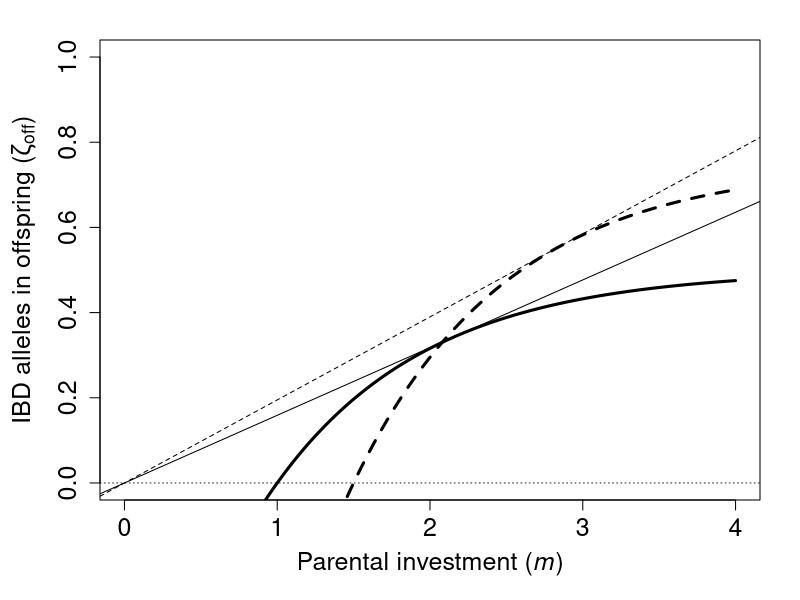
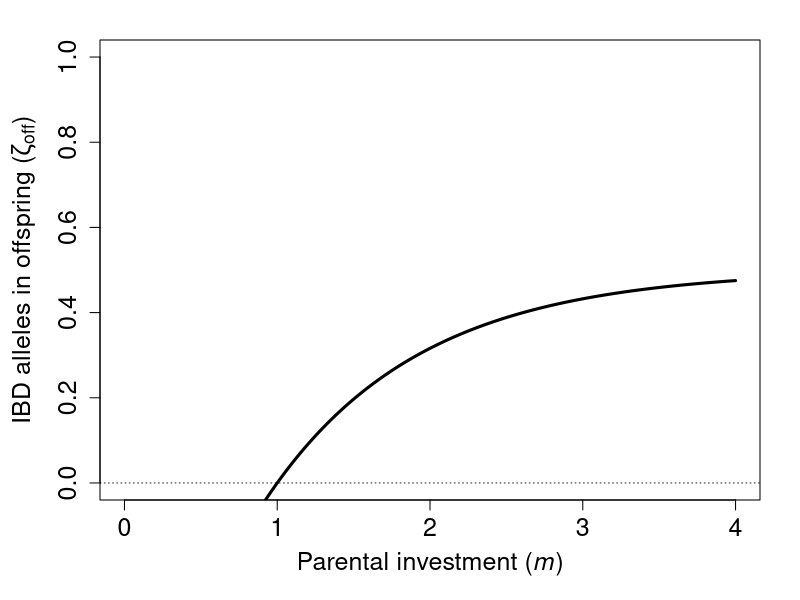
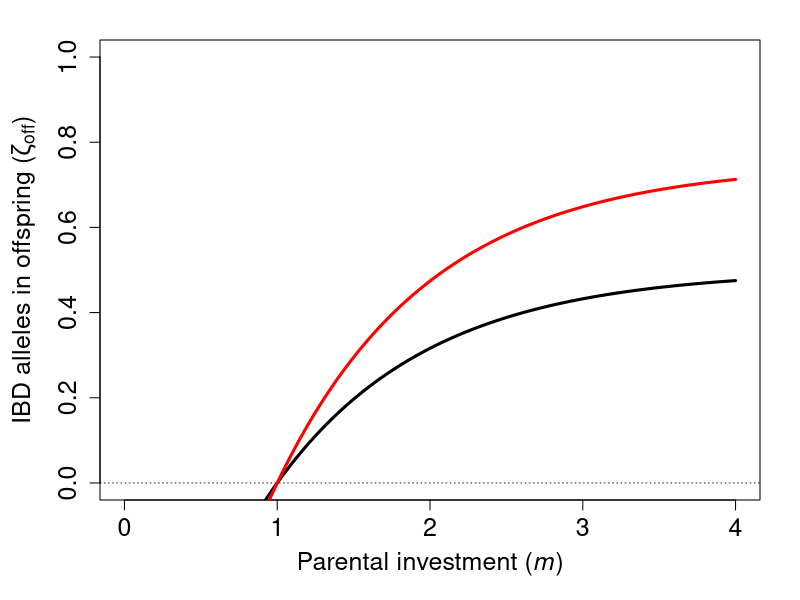
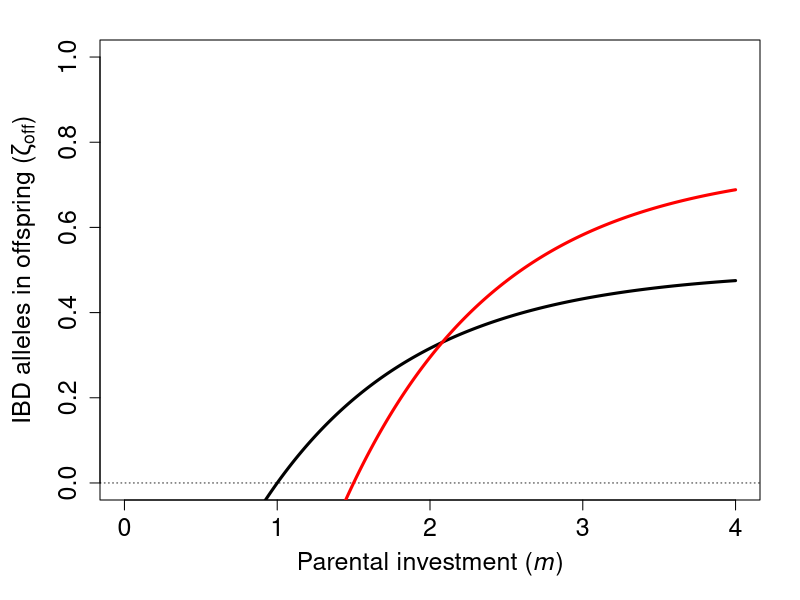
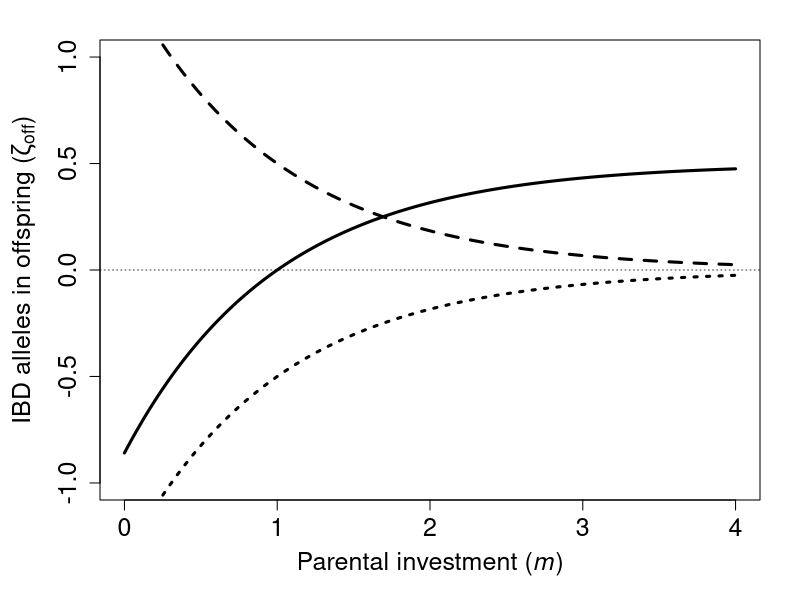
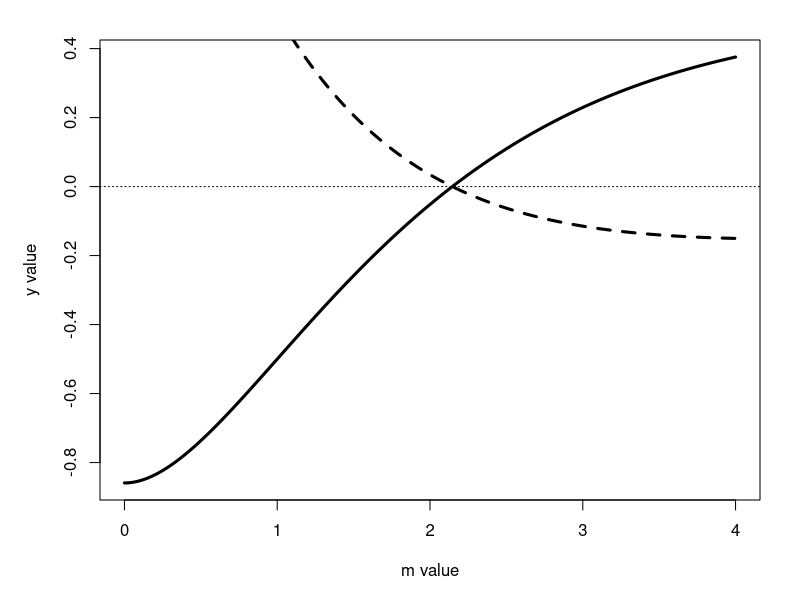
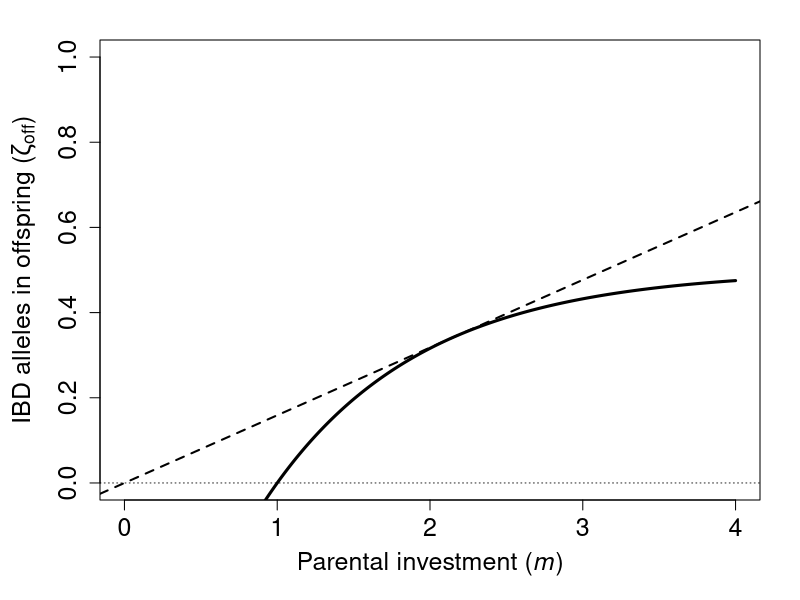
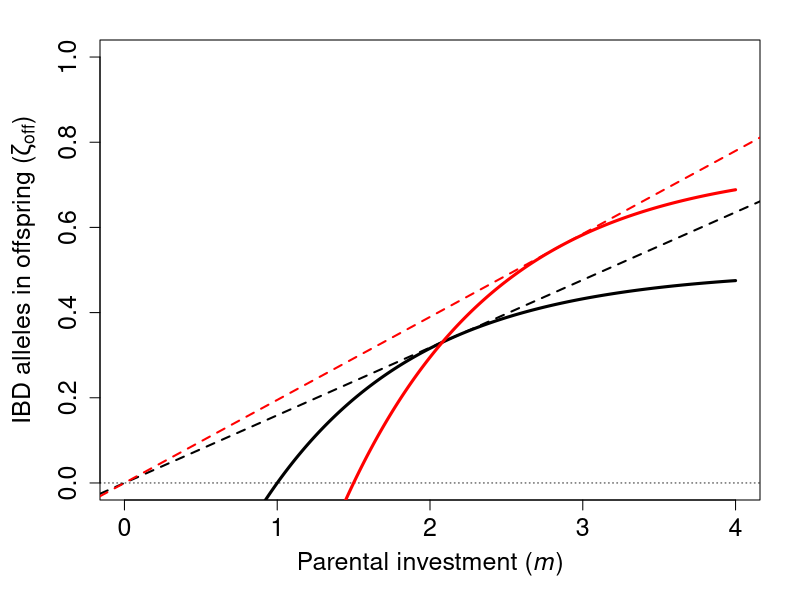

These charts were generated, in order, by the following R code:
## ---- chunk 1
# Below is a function of the general equation for plotting
OffATr <- function(r, m, mmin=1, Beta=1, c=1){
    return( (1/2)*(1+r) * (1 - exp(-c*(m - mmin - Beta*r)) ));
}
# Below is the same equation as an expression for maths
fm  <- expression(0.5*(1+r)*(1-exp(-c*(m-mmin-Beta*r))),'m');
# We can use the above to differentiate fm wrt `m`
fmd <- D(fm,'m'); # can print fmd to show solution
# Below is fmd for analysis and plotting
OffATrd <- function(r, m, mmin=1, Beta=1, c=1){
    return(  0.5 * (1 + r) * (exp(-c * (m - mmin - Beta * r)) * c)  );
    # Also can simplify: return(  (c/2)*(1+r)*exp(-c*(m-mmin-Beta*r))  );
} # We'll need the above to find m^{*} and \gamma^{*} 
# To find m^{*}, can use the function below
findm <- function(low.guess,high.guess,rval,mmin=1,Beta=1,c=1){
  fm  <- function(m,r=rval){ 
           OffATrd(r=rval, mmin=mmin, Beta=Beta, m=m, c=c)*(0-m) + 
             OffATr(r=rval, mmin=mmin, Beta=Beta, m=m, c=c);
         }
  lg  <- fm(m=low.guess, r=rval);
  hg  <- fm(m=high.guess,r=rval);
  if(lg > 0){
    u <- low.guess;
    l <- high.guess;
  }else{
    u <- high.guess;
    l <- low.guess;
  }
  if((fm(l) > 0 & fm(u) > 0) | (fm(l) < 0 & fm(u) < 0)){
    return("Value of m is outside the range");
  }else{
    check  <- 1;
    mguess <- 0.5 * (l+u);
    i      <- 0;
    while(abs(check) > 0.001 & i < 10000){
        check <- fm(r=rval, m=mguess);
        if(check > 0){
          u      <- mguess;
          mguess <- 0.5*(l+mguess); 
        }else{
          l      <- mguess;
          mguess <- 0.5*(u+mguess);
        }
        i <- i+1;
    }
    return(mguess);
  }
} # Running the below returns the estimate
# Below returns m^{*} for outbreeders and inbreeders, respectively
r00m <- findm(low.guess=0,high.guess=4,rval=0.0,mmin=1,Beta=1,c=1);
r05m <- findm(low.guess=0,high.guess=4,rval=0.5,mmin=1,Beta=1,c=1);
# Below finds the tangent slope, \gamma^{*}
r00g <- OffATr(r=0,   m=r00m, mmin=1, Beta=1, c=1) / r00m;
r05g <- OffATr(r=0.5, m=r05m, mmin=1, Beta=1, c=1) /r05m;
# The code below plots everything
PI <- seq(from=0,to=4,by=0.01);
Alleles_IBD_outbr <- OffATr(r=0.0, m=PI, mmin=1, Beta=1, c=1);
Alleles_IBD_inbr  <- OffATr(r=0.5, m=PI, mmin=1, Beta=1, c=1);
par(mar=c(5,5,2,2));
plot(PI,Alleles_IBD_outbr,type="l",lwd=3,ylim=c(0,1),
     xlab=expression(paste("Parental investment (",italic(m),")")),
     ylab=expression(paste("IBD alleles in offspring (",zeta[off],")")),
     cex.lab=1.5,cex.axis=1.5);
abline(h=0,lty="dotted",lwd=0.8);
points(PI,Alleles_IBD_inbr,type="l",lwd=3,lty="dashed");
abline(a=0,b=r00g,lty="solid", lwd=1); # Tangent line r = 0
abline(a=0,b=r05g,lty="dashed",lwd=1); # Tangent line r = 0.5
#abline(v=r00m,lty="solid", lwd=0.5); # Position of m^{*} for r = 0
#abline(v=r05m,lty="dashed",lwd=0.5); # Position of m^{*} for r = 0.5
## ---- chunk 2
OffAT <- function(r, m, B0=1, B1=1, c=1){
    return( (1/2)*(1+r) * (1 - exp(-c*(m - B0 - B1*r)) ));
}
## ---- chunk 3
PI <- seq(from=0,to=4,by=0.01);
Alleles_IBD_outbr <- OffAT(r=0, m=PI, B0=1, B1=1, c=1);
par(mar=c(5,5,2,2));
plot(PI,Alleles_IBD_outbr,type="l",lwd=3,ylim=c(0,1),
     xlab=expression(paste("Parental investment (",italic(m),")")),
     ylab=expression(paste("IBD alleles in offspring (",zeta[off],")")),
     cex.lab=1.5,cex.axis=1.5);
abline(h=0,lty="dotted",lwd=0.8);
## ---- chunk 4
par(mar=c(5,5,2,2));
plot(PI,Alleles_IBD_outbr,type="l",lwd=3,ylim=c(0,1),
     xlab=expression(paste("Parental investment (",italic(m),")")),
     ylab=expression(paste("IBD alleles in offspring (",zeta[off],")")),
     cex.lab=1.5,cex.axis=1.5);
abline(h=0,lty="dotted",lwd=0.8);
Alleles_IBD_inbr <- OffAT(r=0.5, m=PI, B0=1, B1=0, c=1);
points(PI,Alleles_IBD_inbr,type="l",lwd=3,col="red");
## ---- chunk 5
OffAT <- function(r, m, B0=1, B1=1, c=1){
    return( (1/2)*(1+r) * (1 - exp(-c*(m - B0 - B1*r)) ));
}
## ---- chunk 6
par(mar=c(5,5,2,2));
plot(PI,Alleles_IBD_outbr,type="l",lwd=3,ylim=c(0,1),
     xlab=expression(paste("Parental investment (",italic(m),")")),
     ylab=expression(paste("IBD alleles in offspring (",zeta[off],")")),
     cex.lab=1.5,cex.axis=1.5);
abline(h=0,lty="dotted",lwd=0.8);
Alleles_IBD_inbr <- OffAT(r=0.5, m=PI, B0=1, B1=1, c=1);
points(PI,Alleles_IBD_inbr,type="l",lwd=3,col="red");
## ---- chunk 7
fm <- expression(0.5*(1+r)*(1-exp(-c*(m-B0-B1*r))),'m');
## ---- chunk 8
fm1 <- D(fm,'m');
print(fm1);
## ---- chunk 9
fm2 <- D(D(fm , 'm'),'m');
print(fm2);
## ---- chunk 10
OffAT1 <- function(r, m, B0=1, B1=1, c=1){
    return(  0.5 * (1 + r) * (exp(-c * (m - B0 - B1 * r)) * c)  );
    return(  (c/2)*(1+r)*exp(-c*(m-B0-B1*r))  );
}
OffAT2 <- function(r, m, B0=1, B1=1, c=1){
    return(  -(0.5 * (1 + r) * (exp(-c * (m - B0 - B1 * r)) * c * c))  );
}
Alleles_IBD_outbr  <- OffAT(r=0, m=PI, B0=1, B1=1, c=1);
par(mar=c(5,5,2,2));
plot(PI,Alleles_IBD_outbr,type="l",lwd=3,ylim=c(-1,1),
     xlab=expression(paste("Parental investment (",italic(m),")")),
     ylab=expression(paste("IBD alleles in offspring (",zeta[off],")")),
     cex.lab=1.5,cex.axis=1.5);
abline(h=0,lty="dotted",lwd=0.8);
Alleles_IBD_outbr1 <- OffAT1(r=0, m=PI, B0=1, B1=1, c=1);
points(PI,Alleles_IBD_outbr1,type="l",lwd=3,col="black",lty="dashed");
Alleles_IBD_outbr2 <- OffAT2(r=0, m=PI, B0=1, B1=1, c=1);
points(PI,Alleles_IBD_outbr2,type="l",lwd=3,col="black",lty="dotted");
## ---- chunk 11
fmlong  <- function(m) 0.5*exp(-(m-1)) * (0-m) + 0.5*(1-exp(-(m-1)));
fmshort <- function(m) exp(-(m-1))-(1/(m+1));
x       <- seq(from=0,to=4,by=0.001);
plot(x=x,y=fmlong(x),type="l",lwd=3,xlab="m value",ylab="y value");
points(x=x,y=fmshort(x),type="l",lwd=3,lty="dashed");
abline(h=0,lty="dotted");
## ---- chunk 12
findm <- function(low.guess,high.guess){
  fm  <- function(m) exp(-(m-1)) - (1/(m+1));
  lg  <- fm(low.guess);
  hg  <- fm(high.guess);
  if(lg > 0){
    u <- low.guess;
    l <- high.guess;
  }else{
    u <- high.guess;
    l <- low.guess;
  }
  if((fm(l) > 0 & fm(u) > 0) & (fm(l) < 0 & fm(u) < 0)){
    return("Value of m is outside the range");
  }else{
    check  <- 1;
    mguess <- 0.5 * (l+u);
    i      <- 0;
    while(abs(check) > 0.001 & i < 10000){
        check <- fm(mguess);
        if(check > 0){
          u      <- mguess;
          mguess <- 0.5*(l+mguess); 
        }else{
          l      <- mguess;
          mguess <- 0.5*(u+mguess);
        }
        i <- i+1;
    }
    return(mguess);
  }
} # Running the below returns the estimate
findm(low.guess=0,high.guess=4);
## ---- chunk 13
OffAT(r=0, m=2.146193, B0=1, B1=1, c=1);
## ---- chunk 14
PI <- seq(from=0,to=4,by=0.01);
Alleles_IBD_outbr <- OffAT(r=0, m=PI, B0=1, B1=1, c=1);
par(mar=c(5,5,2,2));
plot(PI,Alleles_IBD_outbr,type="l",lwd=3,ylim=c(0,1),
     xlab=expression(paste("Parental investment (",italic(m),")")),
     ylab=expression(paste("IBD alleles in offspring (",zeta[off],")")),
     cex.lab=1.5,cex.axis=1.5);
abline(a=0,b=0.1589222,lwd=2,lty="dashed");
abline(h=0,lty="dotted",lwd=0.8);
## ---- chunk 15
OffAT <- function(r, m, B0=1, B1=1, c=1){
    return( (1/2)*(1+r) * (1 - exp(-c*(m - B0 - B1*r)) ));
}
OffAT1 <- function(r, m, B0=1, B1=1, c=1){
    return(  (c/2)*(1+r)*exp(-c*(m-B0-B1*r))  );
}
## ---- chunk 16
findm <- function(low.guess,high.guess,rval){
  fm  <- function(m,r) OffAT1(r=rval, m=m)*(0-m) + OffAT(r=rval, m=m);
  lg  <- fm(m=low.guess, r=rval);
  hg  <- fm(m=high.guess,r=rval);
  if(lg > 0){
    u <- low.guess;
    l <- high.guess;
  }else{
    u <- high.guess;
    l <- low.guess;
  }
  if((fm(l) > 0 & fm(u) > 0) | (fm(l) < 0 & fm(u) < 0)){
    return("Value of m is outside the range");
  }else{
    check  <- 1;
    mguess <- 0.5 * (l+u);
    i      <- 0;
    while(abs(check) > 0.001 & i < 10000){
        check <- fm(r=rval, m= mguess);
        if(check > 0){
          u      <- mguess;
          mguess <- 0.5*(l+mguess); 
        }else{
          l      <- mguess;
          mguess <- 0.5*(u+mguess);
        }
        i <- i+1;
    }
    return(mguess);
  }
} # Running the below returns the estimate
findm(low.guess=0,high.guess=4,rval=0.5);
## ---- chunk 17
OffAT(r=0.5, m=2.847397, B0=1, B1=1, c=1);
## ---- chunk 18
PI <- seq(from=0,to=4,by=0.01);
Alleles_IBD_outbr <- OffAT(r=0, m=PI, B0=1, B1=1, c=1);
par(mar=c(5,5,2,2));
plot(PI,Alleles_IBD_outbr,type="l",lwd=3,ylim=c(0,1),
     xlab=expression(paste("Parental investment (",italic(m),")")),
     ylab=expression(paste("IBD alleles in offspring (",zeta[off],")")),
     cex.lab=1.5,cex.axis=1.5);
abline(a=0,b=0.1589222,lwd=2,lty="dashed");
abline(h=0,lty="dotted",lwd=0.8);
Alleles_IBD_inbr <- OffAT(r=0.5, m=PI, B0=1, B1=1, c=1);
points(PI,Alleles_IBD_inbr,type="l",lwd=3,col="red");
abline(a=0,b=0.194937,lwd=2,lty="dashed",col="red");
## ---- chunk 19

findm <- function(low.guess,high.guess,rval,B1=1,c=1){
  fm  <- function(m,r) OffAT1(r=rval, B1=B1, m=m, c=c)*(0-m) + OffAT(r=rval, B1=B1, m=m, c=c);
  lg  <- fm(m=low.guess, r=rval);
  hg  <- fm(m=high.guess,r=rval);
  if(lg > 0){
    u <- low.guess;
    l <- high.guess;
  }else{
    u <- high.guess;
    l <- low.guess;
  }
  if((fm(l) > 0 & fm(u) > 0) | (fm(l) < 0 & fm(u) < 0)){
    return("Value of m is outside the range");
  }else{
    check  <- 1;
    mguess <- 0.5 * (l+u);
    i      <- 0;
    while(abs(check) > 0.001 & i < 10000){
        check <- fm(r=rval, m= mguess);
        if(check > 0){
          u      <- mguess;
          mguess <- 0.5*(l+mguess); 
        }else{
          l      <- mguess;
          mguess <- 0.5*(u+mguess);
        }
        i <- i+1;
    }
    return(mguess);
  }
} # Running the below returns the estimate

findm(low.guess=0,high.guess=4,rval=0.0, B1=1.785148);

## ---- chunk 20
OffAT(r=0.000,B1=1.785148,m=2.146193) / 2.146193;
## ---- chunk 21
findm(low.guess=0,high.guess=4,rval=0.25, B1=1.785148);
## ---- chunk 22
OffAT(r=0.250,B1=1.785148,m=2.774575) / 2.774575;
## ---- chunk 23
PI <- seq(from=0,to=4,by=0.01);
Alleles_IBD_outbr <- OffAT(r=0, m=PI, B0=1, B1=1.785148, c=1);
par(mar=c(5,5,2,2));
plot(PI,Alleles_IBD_outbr,type="l",lwd=3,ylim=c(0,1),
     xlab=expression(paste("Parental investment (",italic(m),")")),
     ylab=expression(paste("IBD alleles in offspring (",zeta[off],")")),
     cex.lab=1.5,cex.axis=1.5);
abline(a=0,b=0.1589222,lwd=2,lty="dashed");
abline(h=0,lty="dotted",lwd=0.8);
Alleles_IBD_inbr <- OffAT(r=0.25, m=PI, B0=1, B1=1.785148, c=1);
points(PI,Alleles_IBD_inbr,type="l",lwd=3,col="red");
abline(a=0,b=0.1655816,lwd=2,lty="dashed",col="red");
## ---- chunk 24
mo <- findm(low.guess=0,high.guess=4,rval=0.00, B1=1.785148, c=5);
mi <- findm(low.guess=0,high.guess=4,rval=0.25, B1=1.785148, c=5);
so <- OffAT(r=0.000,B1=1.785148,m=mo, c=5) / mo;
si <- OffAT(r=0.250,B1=1.785148,m=mi, c=5) / mi;
PI <- seq(from=0,to=4,by=0.01);
Alleles_IBD_outbr <- OffAT(r=0, m=PI, B0=1, B1=1.785148, c=5);
par(mar=c(5,5,2,2));
plot(PI,Alleles_IBD_outbr,type="l",lwd=3,ylim=c(0,1),
     xlab=expression(paste("Parental investment (",italic(m),")")),
     ylab=expression(paste("IBD alleles in offspring (",zeta[off],")")),
     cex.lab=1.5,cex.axis=1.5);
abline(a=0,b=so,lwd=2,lty="dashed");
abline(h=0,lty="dotted",lwd=0.8);
Alleles_IBD_inbr <- OffAT(r=0.25, m=PI, B0=1, B1=1.785148, c=5);
points(PI,Alleles_IBD_inbr,type="l",lwd=3,col="red");
abline(a=0,b=si,lwd=2,lty="dashed",col="red");
print(paste("Outbreeding optmal m:",round(mo,digits=6)));
print(paste("Outbreeding tangent to origin:",round(so,digits=6)));
print(paste("Inbreeding optmal m:",round(mi,digits=6)));
print(paste("Inbreeding tangent to origin:",round(si,digits=6)));
## ---- chunk 25
cc <- 2.084185;
mo <- findm(low.guess=0,high.guess=4,rval=0.00, B1=1.785148, c=cc);
mi <- findm(low.guess=0,high.guess=4,rval=0.25, B1=1.785148, c=cc);
so <- OffAT(r=0.000,B1=1.785148,m=mo, c=cc) / mo;
si <- OffAT(r=0.250,B1=1.785148,m=mi, c=cc) / mi;
PI <- seq(from=0,to=4,by=0.01);
Alleles_IBD_outbr <- OffAT(r=0, m=PI, B0=1, B1=1.785148, c=cc);
par(mar=c(5,5,2,2));
plot(PI,Alleles_IBD_outbr,type="l",lwd=3,ylim=c(0,1),
     xlab=expression(paste("Parental investment (",italic(m),")")),
     ylab=expression(paste("IBD alleles in offspring (",zeta[off],")")),
     cex.lab=1.5,cex.axis=1.5);
abline(a=0,b=so,lwd=2,lty="dashed");
abline(h=0,lty="dotted",lwd=0.8);
Alleles_IBD_inbr <- OffAT(r=0.25, m=PI, B0=1, B1=1.785148, c=cc);
points(PI,Alleles_IBD_inbr,type="l",lwd=3,col="red");
abline(a=0,b=si,lwd=2,lty="dashed",col="red");
print(paste("Outbreeding optimal m:",round(mo,digits=6)));
print(paste("Outbreeding tangent to origin:",round(so,digits=6)));
print(paste("Inbreeding optimal m:",round(mi,digits=6)));
print(paste("Inbreeding tangent to origin:",round(si,digits=6)));
## ---- chunk 26
OffATf <- function(f, k, m, B0=1, B1=1, c=1){
    return( (1/2)*(1+(2*k/(1+f))) * (1 - exp(-c*(m - B0 - 2*B1*k)) ));
}
Alleles_IBD_f000 <- OffATf(k=0.25, f=0, m=PI, B0=1, B1=1, c=1);
par(mar=c(5,5,2,2));
plot(PI,Alleles_IBD_f000,type="l",lwd=3,ylim=c(0,1),
     xlab=expression(paste("Parental investment (",italic(m),")")),
     ylab=expression(paste("IBD alleles in offspring (",zeta[off],")")),
     cex.lab=1.5,cex.axis=1.5);
abline(h=0,lty="dotted",lwd=0.8);
Alleles_IBD_f025 <- OffATf(k=0.25, f=0.25, m=PI, B0=1, B1=1, c=1);
points(PI,Alleles_IBD_f025,type="l",lwd=3,col="black",lty="dashed");
## ---- chunk 27
fm <- expression(0.5*(1+(2*k/(f+1)))*(1-exp(-c*(m-B0-2*B1*k))),'m');
fm1 <- D(fm,'m');
print(fm1);
## ---- chunk 28
Offdk <- function(k, f, m, B0=1, B1=1, c=1){
    return( 0.5 * (1 + (2 * k/(f + 1))) * (exp(-c * (m - B0 - 2 * B1 * k)) * c) );
}
Alleles_IBD_f000 <- Offdk(k=0.25, f=0, m=PI, B0=1, B1=1, c=1);
par(mar=c(5,5,2,2));
plot(PI,Alleles_IBD_f000,type="l",lwd=3,ylim=c(0,2),
     xlab=expression(paste("Parental investment (",italic(m),")")),
     ylab=expression(paste("IBD alleles in offspring (",zeta[off],")")),
     cex.lab=1.5,cex.axis=1.5);
abline(h=0,lty="dotted",lwd=0.8);
Alleles_IBD_f025 <- Offdk(k=0.25, f=0.25, m=PI, B0=1, B1=1, c=1);
points(PI,Alleles_IBD_f025,type="l",lwd=3,col="black",lty="dashed");
## ---- chunk 29
findm <- function(low.guess,high.guess,kval,fval,B1=1,c=1,B0=1){
  OffATf <- function(m, f=fval, k=kval, B0=1, B1=1, c=1){
    return( (1/2)*(1+(2*k/(1+f))) * (1 - exp(-c*(m - B0 - 2*B1*k)) ));
  }
  OffATff <- function(m, k=kval, f=fval, B0=1, B1=1, c=1){
    return( 0.5 * (1 + (2 * k/(f + 1))) * (exp(-c * (m - B0 - 2 * B1 * k)) * c) );
  }    
  fm <- function(m, f=fval, k=kval, B0=1, B1=1, c=1){
    OffATff(m=m, f=fval, k=kval, B0=B0, B1=B1, c=c)*(0-m) + 
          OffATf(m=m, f=fval, k=kval, B0=B0, B1=B1, c=c);
  }
  lg  <- fm(m=low.guess, k=kval, f=fval);
  hg  <- fm(m=high.guess,k=kval, f=fval);
  if(lg > 0){
    u <- low.guess;
    l <- high.guess;
  }else{
    u <- high.guess;
    l <- low.guess;
  }
  if((fm(l) > 0 & fm(u) > 0) | (fm(l) < 0 & fm(u) < 0)){
    return("Value of m is outside the range");
  }else{
    check  <- 1;
    mguess <- 0.5 * (l+u);
    i      <- 0;
    while(abs(check) > 0.001 & i < 10000){
        check <- fm(k=kval, f=fval, m=mguess);
        if(check > 0){
          u      <- mguess;
          mguess <- 0.5*(l+mguess); 
        }else{
          l      <- mguess;
          mguess <- 0.5*(u+mguess);
        }
        i <- i+1;
    }
    return(mguess);
  }
} # Running the below returns the estimate
mopt.f000 <- findm(low.guess=0,high.guess=4,kval=0.25,fval=0.0, B1=1);
mopt.f025 <- findm(low.guess=0,high.guess=4,kval=0.25,fval=0.25, B1=1);
tang.f000 <- OffATf(m=mopt.f000, f=0, k=0.25, B0=1, B1=1, c=1) / mopt.f000;
tang.f025 <- OffATf(m=mopt.f025, f=0.25, k=0.25, B0=1, B1=1, c=1) / mopt.f025;
## ---- chunk 30
OffATf <- function(f, k, m, B0=1, B1=1, c=1){
    return( (1/2)*(1+(2*k/(1+f))) * (1 - exp(-c*(m - B0 - 2*B1*k)) ));
}
Alleles_IBD_f000 <- OffATf(k=0.25, f=0, m=PI, B0=1, B1=1, c=1);
par(mar=c(5,5,2,2));
plot(PI,Alleles_IBD_f000,type="l",lwd=3,ylim=c(0,1),
     xlab=expression(paste("Parental investment (",italic(m),")")),
     ylab=expression(paste("IBD alleles in offspring (",zeta[off],")")),
     cex.lab=1.5,cex.axis=1.5);
abline(h=0,lty="dotted",lwd=0.8);
Alleles_IBD_f025 <- OffATf(k=0.25, f=0.25, m=PI, B0=1, B1=1, c=1);
points(PI,Alleles_IBD_f025,type="l",lwd=3,col="black",lty="dashed");
abline(b=tang.f000,a=0,lty="solid",lwd=2);
abline(b=tang.f025,a=0,lty="dashed",lwd=2);
## ---- chunk 31
find.Beta <- function(lg,hg,mstari,mstaro,cvl=1,mmin=1,rval=0.5){
    Ir <- function(Beta, m=mstari, cvl=cvl, mmin=mmin, rval=rval){
        return( 0.5*(1+rval)*(1-exp(-cvl*(m-mmin-rval*Beta))) );
    }
    oD <- exp(-cvl*(mstaro-mmin-0.0));
    Of <- Ir(Beta=0, m=mstaro, cvl=cvl, mmin=mmin, rval=0);
    uu <- Ir(Beta=lg, m=mstaro, cvl=cvl, mmin=mmin, rval=rval);
    ll <- Ir(Beta=hg, m=mstaro, cvl=cvl, mmin=mmin, rval=rval);
    if((ll > Of & uu > Of) | (ll < Of & uu < Of)){
        return("Value of m is outside the range");
    }else{
        check  <- 1;
        mguess <- 0.5 * (lg+hg);
        i      <- 0;
        while(abs(check) > 0.001 & i < 10000){
            check <- Ir(Beta=mguess, m=mstaro, cvl=cvl, mmin=mmin, rval=rval) - Of;
            if(check < 0){
                hg     <- mguess;
                mguess <- 0.5*(lg+mguess); 
            }else{
                lg     <- mguess;
                mguess <- 0.5*(hg+mguess);
            }
            i <- i+1;
        }
        return(mguess);
    }
} # Running the below returns the estimate
est <- find.Beta(lg=0,hg=5,mstari=2.85,mstaro=2.15);
